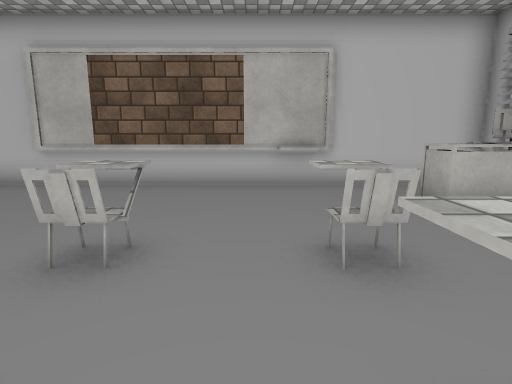
view 1 (above)

12 first-person views from a walk through a scene from a Unity 3-D project. The camera is 1.2 m above the floor, tilts 10° down and sees 80° across. Doors are open. The floor is counted in squares, 1 m on a side. Each view is taken from the middle of a square. On the plan, view 1 faces up. The plan holds only what a view shows up to about 13 squares ahead; the rest is blank. The place goes on beyond the plan. The player character is not drawn. Some surface patterns are stand-ins.

view 2
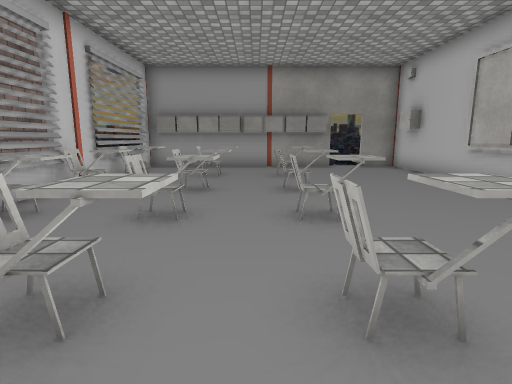

view 3
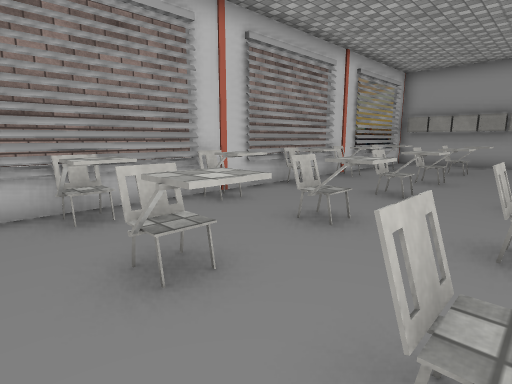

view 4
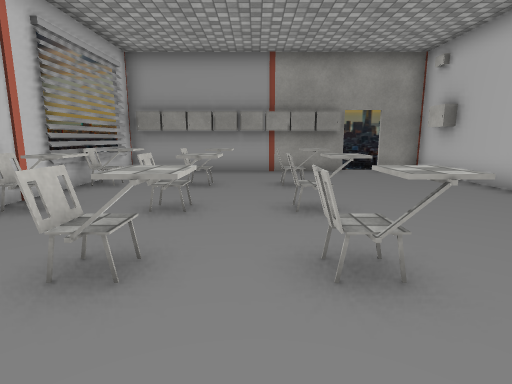

view 5
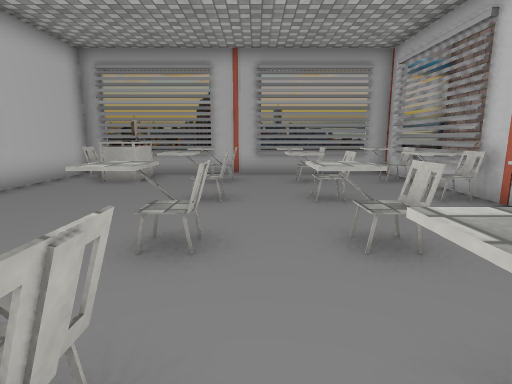

view 6
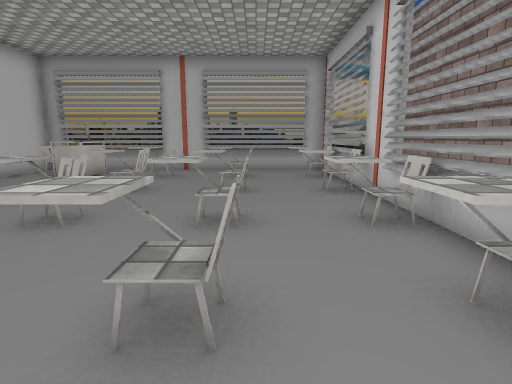

view 7
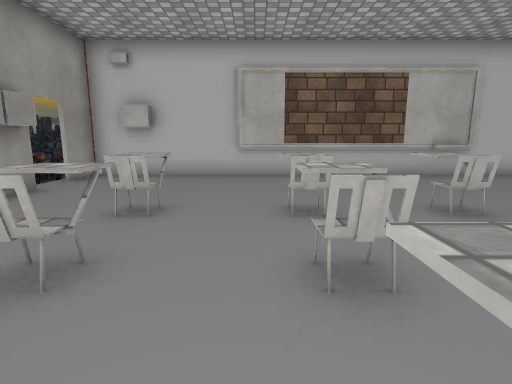

view 8
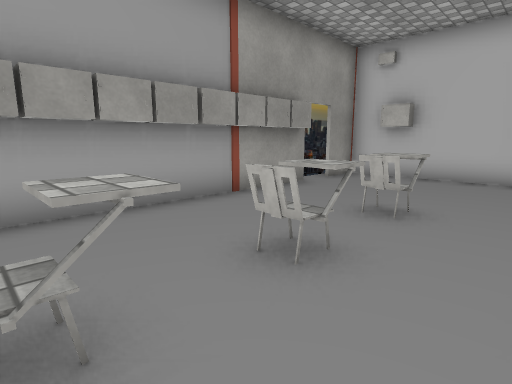

view 9
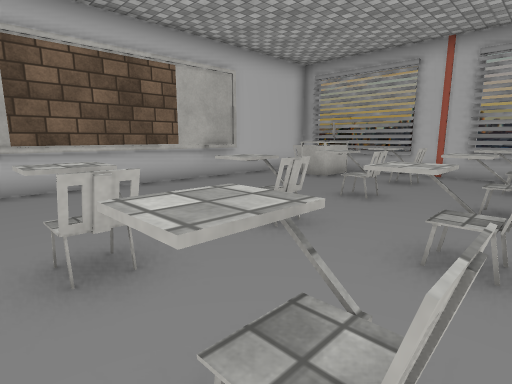

view 10
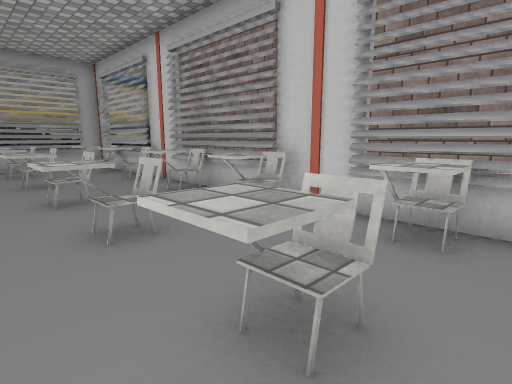

view 11
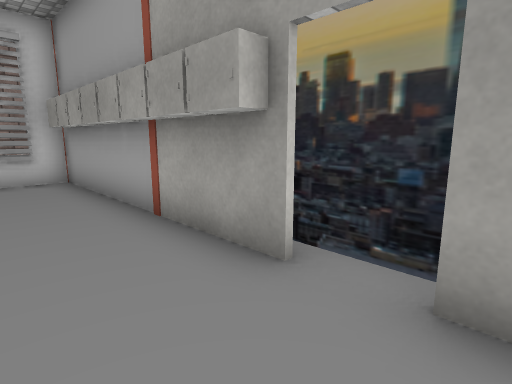

view 12
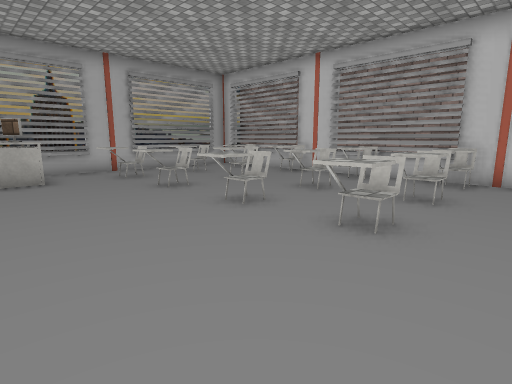

### Floor plan
Points are (right, up) in squares from view 1. A wall is a line through its corners. A room is listed if a view was taken in it or the views show most of it. See-through windows are left out.
Room 1 (views 1, 2, 3, 4, 5, 6, 7, 8, 9, 10, 11, 12)
walls: (-6.8, -2.6) (3.4, -2.6); (3.5, -2.6) (5.8, -2.6) (5.8, 5.9); (5.8, 7.1) (5.8, 7.9) (-10.2, 7.9) (-10.2, 6.5); (-10.4, -2.6) (-7, -2.6); (-11.3, 8) (-11.3, 4.4)
low walls: (1.6, 7.6) (0.5, 7.6)
ways out: open door at (-10, 6)
objects: other object (-10, -2); other object (-10, -1); other object (-10, 0); other object (-10, 1); other object (-10, 2); other object (-10, 3); other object (-10, 4); other object (-10, 5); chair (-7, -1); chair (-7, 1); chair (-7, 3); chair (-4, -2) to (-4, -1); chair (-4, 0) to (-4, 1); chair (-4, 3) to (-4, 4); chair (-2, -1) to (-1, -1); chair (-2, 0) to (-1, 1); chair (-2, 3) to (-1, 4); chair (1, -2) to (1, -1); chair (1, 0) to (1, 1); chair (1, 3) to (1, 4); chair (3, -2) to (4, -1); chair (3, 1) to (4, 1); chair (3, 3) to (4, 4); table (4, 5) to (5, 6); chair (4, 7)

Where each view was taken, in squares from view 1:
view 1: 0 up, 0 right, facing up
view 2: 2 up, 3 right, facing left
view 3: 3 up, 5 right, facing down-left
view 4: 2 up, 1 right, facing left
view 5: 2 up, 5 left, facing right
view 6: 0 up, 6 left, facing right
view 7: 2 down, 5 left, facing up
view 8: 2 down, 5 left, facing up-left
view 9: 0 up, 5 left, facing up-right
view 10: 2 up, 8 left, facing down-right
view 11: 7 up, 8 left, facing down-left
view 12: 7 up, 6 left, facing down-right
